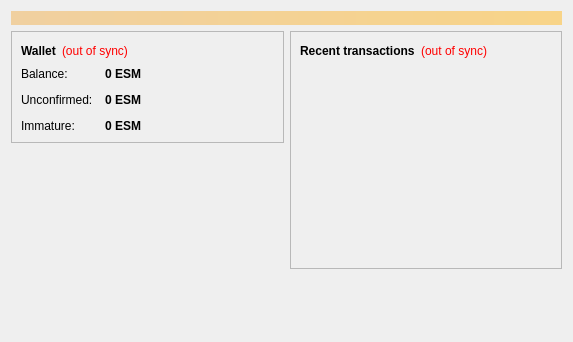
<?xml version="1.0" encoding="UTF-8"?>
<ui version="4.0">
 <class>OverviewPage</class>
 <widget class="QWidget" name="OverviewPage">
  <property name="geometry">
   <rect>
    <x>0</x>
    <y>0</y>
    <width>573</width>
    <height>342</height>
   </rect>
  </property>
  <property name="windowTitle">
   <string>Form</string>
  </property>
  <layout class="QVBoxLayout" name="topLayout">
   <item>
    <widget class="QLabel" name="labelAlerts">
     <property name="visible">
      <bool>false</bool>
     </property>
     <property name="styleSheet">
      <string notr="true">background-color: qlineargradient(x1: 0, y1: 0, x2: 1, y2: 0, stop:0 #F0D0A0, stop:1 #F8D488); color:#000000;</string>
     </property>
     <property name="wordWrap">
      <bool>true</bool>
     </property>
     <property name="margin">
      <number>3</number>
     </property>
    </widget>
   </item>
   <item>
    <layout class="QHBoxLayout" name="horizontalLayout" stretch="1,1">
     <item>
      <layout class="QVBoxLayout" name="verticalLayout_2">
       <item>
        <widget class="QFrame" name="frame">
         <property name="frameShape">
          <enum>QFrame::StyledPanel</enum>
         </property>
         <property name="frameShadow">
          <enum>QFrame::Raised</enum>
         </property>
         <layout class="QVBoxLayout" name="verticalLayout_4">
          <item>
           <layout class="QHBoxLayout" name="horizontalLayout_4">
            <item>
             <widget class="QLabel" name="label_5">
              <property name="font">
               <font>
                <weight>75</weight>
                <bold>true</bold>
               </font>
              </property>
              <property name="text">
               <string>Wallet</string>
              </property>
             </widget>
            </item>
            <item>
             <widget class="QLabel" name="labelWalletStatus">
              <property name="toolTip">
               <string>The displayed information may be out of date. Your wallet automatically synchronizes with the eSportsMoney network after a connection is established, but this process has not completed yet.</string>
              </property>
              <property name="styleSheet">
               <string notr="true">QLabel { color: red; }</string>
              </property>
              <property name="text">
               <string notr="true">(out of sync)</string>
              </property>
              <property name="alignment">
               <set>Qt::AlignLeading|Qt::AlignLeft|Qt::AlignVCenter</set>
              </property>
             </widget>
            </item>
            <item>
             <spacer name="horizontalSpacer_2">
              <property name="orientation">
               <enum>Qt::Horizontal</enum>
              </property>
              <property name="sizeHint" stdset="0">
               <size>
                <width>40</width>
                <height>20</height>
               </size>
              </property>
             </spacer>
            </item>
           </layout>
          </item>
          <item>
           <layout class="QFormLayout" name="formLayout_2">
            <property name="fieldGrowthPolicy">
             <enum>QFormLayout::AllNonFixedFieldsGrow</enum>
            </property>
            <property name="horizontalSpacing">
             <number>12</number>
            </property>
            <property name="verticalSpacing">
             <number>12</number>
            </property>
            <item row="0" column="0">
             <widget class="QLabel" name="label">
              <property name="text">
               <string>Balance:</string>
              </property>
             </widget>
            </item>
            <item row="0" column="1">
             <widget class="QLabel" name="labelBalance">
              <property name="font">
               <font>
                <weight>75</weight>
                <bold>true</bold>
               </font>
              </property>
              <property name="cursor">
               <cursorShape>IBeamCursor</cursorShape>
              </property>
              <property name="toolTip">
               <string>Your current balance</string>
              </property>
              <property name="text">
               <string notr="true">0 ESM</string>
              </property>
              <property name="textInteractionFlags">
               <set>Qt::LinksAccessibleByMouse|Qt::TextSelectableByKeyboard|Qt::TextSelectableByMouse</set>
              </property>
             </widget>
            </item>
            <item row="1" column="0">
             <widget class="QLabel" name="label_3">
              <property name="text">
               <string>Unconfirmed:</string>
              </property>
             </widget>
            </item>
            <item row="1" column="1">
             <widget class="QLabel" name="labelUnconfirmed">
              <property name="font">
               <font>
                <weight>75</weight>
                <bold>true</bold>
               </font>
              </property>
              <property name="cursor">
               <cursorShape>IBeamCursor</cursorShape>
              </property>
              <property name="toolTip">
               <string>Total of transactions that have yet to be confirmed, and do not yet count toward the current balance</string>
              </property>
              <property name="text">
               <string notr="true">0 ESM</string>
              </property>
              <property name="textInteractionFlags">
               <set>Qt::LinksAccessibleByMouse|Qt::TextSelectableByKeyboard|Qt::TextSelectableByMouse</set>
              </property>
             </widget>
            </item>
            <item row="2" column="0">
             <widget class="QLabel" name="labelImmatureText">
              <property name="text">
               <string>Immature:</string>
              </property>
             </widget>
            </item>
            <item row="2" column="1">
             <widget class="QLabel" name="labelImmature">
              <property name="font">
               <font>
                <weight>75</weight>
                <bold>true</bold>
               </font>
              </property>
              <property name="toolTip">
               <string>Mined balance that has not yet matured</string>
              </property>
              <property name="text">
               <string notr="true">0 ESM</string>
              </property>
              <property name="textInteractionFlags">
               <set>Qt::LinksAccessibleByMouse|Qt::TextSelectableByKeyboard|Qt::TextSelectableByMouse</set>
              </property>
             </widget>
            </item>
           </layout>
          </item>
         </layout>
        </widget>
       </item>
       <item>
        <spacer name="verticalSpacer">
         <property name="orientation">
          <enum>Qt::Vertical</enum>
         </property>
         <property name="sizeHint" stdset="0">
          <size>
           <width>20</width>
           <height>40</height>
          </size>
         </property>
        </spacer>
       </item>
        <item>
         <widget class="QLabel" name="label_wallet_bgcoin">
          <property name="text">
           <string/>
          </property>
          <property name="pixmap">
           <pixmap resource="../bitcoin.qrc">:/icons/bitcoin</pixmap>
          </property>
          <property name="scaledContents">
           <bool>false</bool>
          </property>
          <property name="alignment">
           <set>Qt::AlignCenter</set>
          </property>
          <property name="margin">
           <number>-2</number>
          </property>
         </widget>
        </item>
        <item>
         <widget class="QLabel" name="label_6">
          <property name="text">
           <string/>
          </property>
         </widget>
        </item>
      </layout>
     </item>
     <item>
      <layout class="QVBoxLayout" name="verticalLayout_3">
       <item>
        <widget class="QFrame" name="frame_2">
         <property name="frameShape">
          <enum>QFrame::StyledPanel</enum>
         </property>
         <property name="frameShadow">
          <enum>QFrame::Raised</enum>
         </property>
         <layout class="QVBoxLayout" name="verticalLayout">
          <item>
           <layout class="QHBoxLayout" name="horizontalLayout_2">
            <item>
             <widget class="QLabel" name="label_4">
              <property name="text">
               <string>&lt;b&gt;Recent transactions&lt;/b&gt;</string>
              </property>
             </widget>
            </item>
            <item>
             <widget class="QLabel" name="labelTransactionsStatus">
              <property name="toolTip">
               <string>The displayed information may be out of date. Your wallet automatically synchronizes with the eSportsMoney network after a connection is established, but this process has not completed yet.</string>
              </property>
              <property name="styleSheet">
               <string notr="true">QLabel { color: red; }</string>
              </property>
              <property name="text">
               <string notr="true">(out of sync)</string>
              </property>
              <property name="alignment">
               <set>Qt::AlignRight|Qt::AlignTrailing|Qt::AlignVCenter</set>
              </property>
             </widget>
            </item>
            <item>
             <spacer name="horizontalSpacer">
              <property name="orientation">
               <enum>Qt::Horizontal</enum>
              </property>
              <property name="sizeHint" stdset="0">
               <size>
                <width>40</width>
                <height>20</height>
               </size>
              </property>
             </spacer>
            </item>
           </layout>
          </item>
          <item>
           <widget class="QListView" name="listTransactions">
            <property name="styleSheet">
             <string notr="true">QListView { background: transparent; }</string>
            </property>
            <property name="frameShape">
             <enum>QFrame::NoFrame</enum>
            </property>
            <property name="verticalScrollBarPolicy">
             <enum>Qt::ScrollBarAlwaysOff</enum>
            </property>
            <property name="horizontalScrollBarPolicy">
             <enum>Qt::ScrollBarAlwaysOff</enum>
            </property>
            <property name="selectionMode">
             <enum>QAbstractItemView::NoSelection</enum>
            </property>
           </widget>
          </item>
         </layout>
        </widget>
       </item>
       <item>
        <spacer name="verticalSpacer_2">
         <property name="orientation">
          <enum>Qt::Vertical</enum>
         </property>
         <property name="sizeHint" stdset="0">
          <size>
           <width>20</width>
           <height>40</height>
          </size>
         </property>
        </spacer>
       </item>
      </layout>
     </item>
    </layout>
   </item>
  </layout>
 </widget>
 <resources/>
 <connections/>
</ui>
